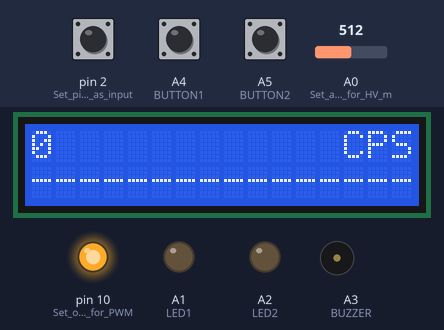
Simulated run of this sketch. Board: Arduino Uno, built with avr-gcc and run on an emulated ATmega328P. On the bench: 16×2 character LCD, output pins drawn as LEDs (lit = HIGH), buzzer (waves = sounding). The inputs (shaded band) are chosen by the test bench; at power-on: pin 2 (Set_pin_INT0_as_input) HIGH, A4 (BUTTON1) HIGH, A0 (Set_analog_input_for_HV_m) = 512, A5 (BUTTON2) HIGH. EEPROM starts erased; what the sketch prints to the serial monitor is not drawn.

Above: at 3.9 s.
4.0 s: pin 2 (Set_pin_INT0_as_input) pulled LOW for 0.15 s
At 5.5 s:
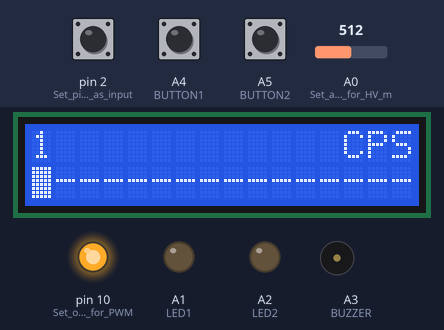
7.2 s: A4 (BUTTON1) pulled LOW for 1 s
At 11.2 s:
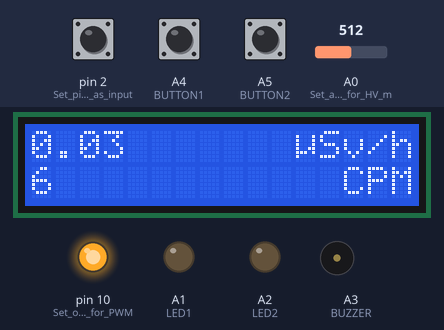
11.5 s: pin 2 (Set_pin_INT0_as_input) pulled LOW for 1 s
14.0 s: A4 (BUTTON1) pulled LOW for 3.2 s
At 16.5 s:
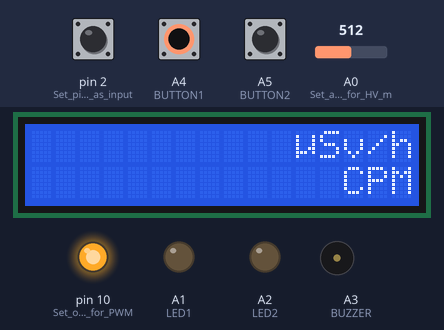
18.7 s: A4 (BUTTON1) pulled LOW for 0.15 s
At 31.2 s:
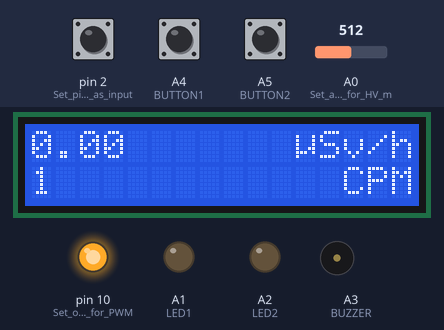
Timing chart, 0 to 31.5 s (numbered marks = the images above; inputs shaded):
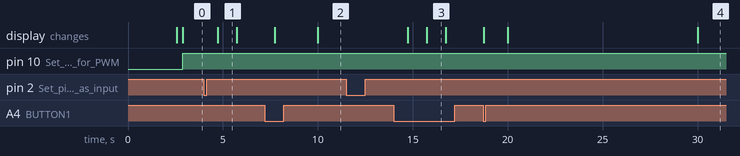

The sketch:

Geiger-Counter-Shield.ino
```cpp
// (licence header left out)
//--------------------------------- Required libaries ---------------------------------//
#include <LiquidCrystal.h>
#include <SPI.h>
#include <SD.h>
#include <EEPROM.h>

// ------------------------------------- Defines --------------------------------------//

#define LED1 A1                     // LED for events on pin A1
#define LED2 A2                     // LED for warnings on pin A2
#define BUZZER A3                   // Buzzer on pin A3
#define BUTTON1 A4                  // Button to change the display state on pin A4
#define BUTTON2 A5                  // Button to mute the buzzer on pin A5

#define PWM_INIT 29                 // Initial PWM value for 400 V
#define ADC_SET 372                 // ADC setpoint for 400 V

#define CPS_WARNING 1000            // 1000 CPS warning level

#define DOSE_RATE_FACTOR 0.0057     // Factor to convert from CPM to dose rate in µSv/h

#define SD_LOGGER false
#define CS 3                        // Set chip select pin for SD card

#define SERIAL_LOGGER true

//---------------------------------- Global variables ---------------------------------//

LiquidCrystal lcd(9, 8, 7, 6, 5, 4);

int button1State = 1;                 // Button status

static int displayStatus = 0;         // Default display status CPS + bar graph
static int settingsState = 0;         // Default display status CPS + bar graph
int buzzerStatus = 1;                 // Buzzer status on startup is ON
int buzzerFrequency = 4000;           // Buzzer ON is 4 kHz, Buzzer OFF is 0 Hz


boolean event = false;                // Flag for GM tube event

static unsigned int cps;              // CPS
static unsigned long cp10s;           // Counts per 10 s
static unsigned long cp10sValues[] = {0, 0, 0, 0, 0, 0};
static unsigned long cpm;             // CPM
static unsigned long cpmPrev;         // Previous CPM value
static unsigned long cpmDiff;

int n = 0;                            // Counter for array
static float doseRate;                // Variable for the dose rate

int pwm = PWM_INIT;
int adc_val = 0;                           // Variable to store HV reading

unsigned long t = 0;                  // Counters for timing
unsigned long timer1 = 0;
unsigned long timer2 = 0;
unsigned long timer3 = 0;

int sdState = 0;
char fileName[20];
int fileCount = 0;

/////////////////////////////////////////////////////////////////////////////////////////
//                                        SETUP                                        //
/////////////////////////////////////////////////////////////////////////////////////////
void setup()
{
  // Initialize global variables
  cps = 0;
  cp10s = 0;
  cpm = 0;

  // Configure I/O pins
  pinMode(LED1, OUTPUT);
  digitalWrite(LED1, LOW);
  pinMode(LED2, OUTPUT);
  digitalWrite(LED2, LOW);
  pinMode(BUZZER, OUTPUT);
  digitalWrite(BUZZER, LOW);

  pinMode(BUTTON1, INPUT);        // Set buttons pins as input with internal pullup
  digitalWrite(BUTTON1, HIGH);
  pinMode(BUTTON2, INPUT);
  digitalWrite(BUTTON2, HIGH);


  // Start LCD display
  lcd.begin(16, 2);
  lcd.setCursor(0, 0);
  lcd.print(" Geiger Counter ");
  lcd.setCursor(0, 1);
  lcd.print("     Shield     ");

  delay(2500);

  // --------------------- Setup the SD card for CPM logging ------------------------- //

  #if (SD_LOGGER)
    if (!SD.begin(CS)) {
      lcd.clear();
      lcd.setCursor(0, 0);
      lcd.print("No SD Card");
      lcd.setCursor(0, 1);
      lcd.print("Detected");
    }
    else {
      lcd.setCursor(0, 0);
      lcd.print("SD Card Detected");
      sdState = 1;
      sprintf(fileName, "Data_000.txt");
      while(SD.exists(fileName) && (fileCount < 1000)) {
        fileCount++;
        sprintf(fileName, "Data_%03d.txt", fileCount);
      }
      lcd.setCursor(0, 1);
      lcd.print(fileName);
    }

    delay(2500);

  #endif

  // ------------------------ Get display statw from EEPROM -------------------------- //
  getDisplayStatus();
  setDisplayStatus(displayStatus);

  // -------------------- Setup the serial port for CPM logging ---------------------- //

  Serial.begin(9600);
  delay(100);

  // -------------------------- Setup the HV for the tube ---------------------------- //

  pinMode(10, OUTPUT);                   // Set output pin for PWM
  pinMode(A0, INPUT);                    // Set analog input for HV measure

  // Set reference voltage to the internal 1.1 V
  // Set PWM frequency of pin 10 to 4 kHz

  #if defined(__AVR_ATmega328P__) || defined(__AVR_ATmega168__)   // For Arduino UNO
    analogReference(INTERNAL);
    TCCR1B = TCCR1B & 0b11111000 | 0x02;
  #else                                                           // For Arduino MEGA
    analogReference(INTERNAL1V1);
    TCCR2B = TCCR2B & 0b11111000 | 0x02;
  #endif

  delay(50);

  // ------------ Configure interrupt on INT0 for detecting tube events -------------- //

  pinMode(2, INPUT);                     // Set pin INT0 as input (Hardware 10 k pull-up)
  attachInterrupt(0, tubeEvent, FALLING);
  interrupts();
}
/////////////////////////////////////////////////////////////////////////////////////////
//                                      END SETUP                                      //
/////////////////////////////////////////////////////////////////////////////////////////


/////////////////////////////////////////////////////////////////////////////////////////
//                                        LOOP                                         //
/////////////////////////////////////////////////////////////////////////////////////////
void loop()
{
  t = millis();

  if (event == true){                    // Make LED blink and buzzer beep for 1 ms
    PORTC |= _BV (1);                    // digitalWrite (LED1, HIGH);
    tone(BUZZER, buzzerFrequency, 1);    // Tone for 1 ms
    PORTC &= ~_BV (1);                   // digitalWrite (LED1, LOW);
    event = false;
  }

  //---------------------------- What to do every 5 ms ---------------------------------//

  if (t - timer1 > 5) { // Check and correct tube voltage if needed
    timer1 = t;

    adc_val = analogRead(0); // Read the A0 pin

    if (adc_val < ADC_SET && adc_val < 558) // Limit maximum voltage to 600 V
      pwm++;
    else if (adc_val > ADC_SET)
      pwm--;

    analogWrite(10, pwm);
  }

  //----------------------------- What to do every 1 s --------------------------------//

  if(t - timer2 > 1000) { // Check if button was pressed
    timer2 = t;

    if (!digitalRead(BUTTON1)) { // Change display CPM <-> CPS
        displayStatus = 1 - displayStatus;
        setDisplayStatus(displayStatus);
    }

    if (displayStatus == 0) { // Display CPS and bargraph if the CPS display is selected
      clearDisplay(0, 0, 5);
      lcd.setCursor(0, 0);
      if (cps > 10000) // Limit maximum possible CPS
        cps = 10000;
      if (cps > CPS_WARNING) // Lit LED2 for warning
        PORTC |= _BV (1);
      else
        PORTC &= ~_BV (1);
      lcd.print(cps);
      drawBars();
    }

    if (!digitalRead(BUTTON2)) { // Toggle buzzer
      buzzerStatus = 1 - buzzerStatus;
      if (buzzerStatus == 1) {
        buzzerFrequency = 4000;
      }
      else {
        buzzerFrequency = 0;
      }
    }

    cps = 0;
  }

  //---------------------------- What to do every 10 s ------------------------------//

  if (t - timer3 > 10000) {
    timer3 = t;

    cp10sValues[n] = cp10s;
    cpmPrev = cpm;

    cpm = 0;
    for (int i = 0; i < 6; i++)
      cpm += cp10sValues[i];

    if (n < 6)
      n++;
    else
      n = 0;

    // Check if the CPM level changes rapidly
    cpmDiff = cpmPrev - cpm;
    if (abs(cpmDiff) >= 50) { // 50 is an empirical value
      cpm = cp10s * 6;
    }

    if (displayStatus == 1) { // Display CPM and dose rate if the CPM display is selected
      // Calculate dose rate
      doseRate = cpm * DOSE_RATE_FACTOR;

      // Print CPM and dose rate on LCD
      clearDisplay(0, 1, 6);
      lcd.setCursor(0, 1);
      lcd.print(cpm);

      clearDisplay(0, 0, 7);
      lcd.setCursor(0, 0);
      printFloat(doseRate);
    }

   #if (SERIAL_LOGGER)
     Serial.println(cpm); // Send the CPM data via the serial port
   #endif

   #if (SD_LOGGER)
     if (sdState) {
       File file = SD.open(fileName, FILE_WRITE);
       if (file) {
         file.println(cpm); // Write the CPM data to file on SD card
         file.close();
       }
     }
   #endif

   cp10s = 0;
  }
}
/////////////////////////////////////////////////////////////////////////////////////////
//                                      LOOP END                                       //
/////////////////////////////////////////////////////////////////////////////////////////


/////////////////////////////////////////////////////////////////////////////////////////
//                                   SUB PROCEDURES                                    //
/////////////////////////////////////////////////////////////////////////////////////////

//-------------------------- Process tube event interrupt -----------------------------//
void tubeEvent ()
{
  cps++;         // Increase CPS counter
  cp10s++;       // Increase counter for 10 seconds counter
  event = true;  // Set event flag true
}

//---------------------------------- Draw bargraph ------------------------------------//
void drawBars()
{
  int n = (int)(log10(cps) - 0.204); // 0.204 = log10(10/16)
  int bars = (int)cps/pow(10, n);

  //int bars = cps;
  //if (cps > 16)
  //  bars = 16;
  lcd.setCursor(0, 1);
  for (int i = 0; i < bars; i++) {
    lcd.write(0xff);
  }
  for (int i = bars; i < 16; i++) {
    lcd.write('-');
  }
}


//-------------------------------- Print float on LCD --------------------------------//
void printFloat(float val)
{
  lcd.print(int(val));
  lcd.write('.');
  if ((val - int(val)) < 0.1) {
    lcd.write('0');
    lcd.print(int(100*(val - int(val))));
  }
  else {
    lcd.print(int(100*(val - int(val))));
  }
}


//-------------------------------- Clear LCD zone -------------------------------------//
void clearDisplay(byte x, byte y, byte zone)
{
  int i;
  lcd.setCursor (x, y);
  for (i = 0; i < zone; i++){
    lcd.write(' ');
  }
}


//------------------------ Store LCD display status in EEPROM ----------------------//
void setDisplayStatus(int ds)
{
  if (ds == 0) {
    lcd.clear();
    lcd.setCursor(13, 0);
    lcd.print("CPS:");
    cps = 0;
    EEPROM.write(0x00, 0x00);
    displayStatus = 0;
  }
  else {
    lcd.clear();
    lcd.setCursor(11, 0);
    lcd.write("\xe4"); // µ
    lcd.write("Sv/h");
    lcd.setCursor(13, 1);
    lcd.print("CPM");
    cpm = 0;
    for (int i = 0; i < 6; i++)
      cp10sValues[i] = 0;
    EEPROM.write(0x00, 0x01);
    displayStatus = 1;
  }

}

//-------------------------- Get display status from EEPROM ---------------------------//
void getDisplayStatus()
{
  byte ds = EEPROM.read(0x00);
  if (ds == 1) {
    displayStatus = 1;
  }
  else {
    displayStatus = 0;
  }
}

/////////////////////////////////////////////////////////////////////////////////////////
//                                SUB PROCEDURES END                                   //
/////////////////////////////////////////////////////////////////////////////////////////
```

Measured:
- after the input at 4.0 s, the display: changes after 0.72 s (image 1)
- after the input at 7.2 s, the display: first changes after 0.53 s (image 2 shows a later state)
- after the input at 14.0 s, the display: first changes after 0.74 s (image 3 shows a later state)
- after the input at 18.7 s, the display: first changes at once (image 4 shows a later state)
- what the display in image 1 shows lasts 1.0 s, from 4.7 s to 5.7 s
